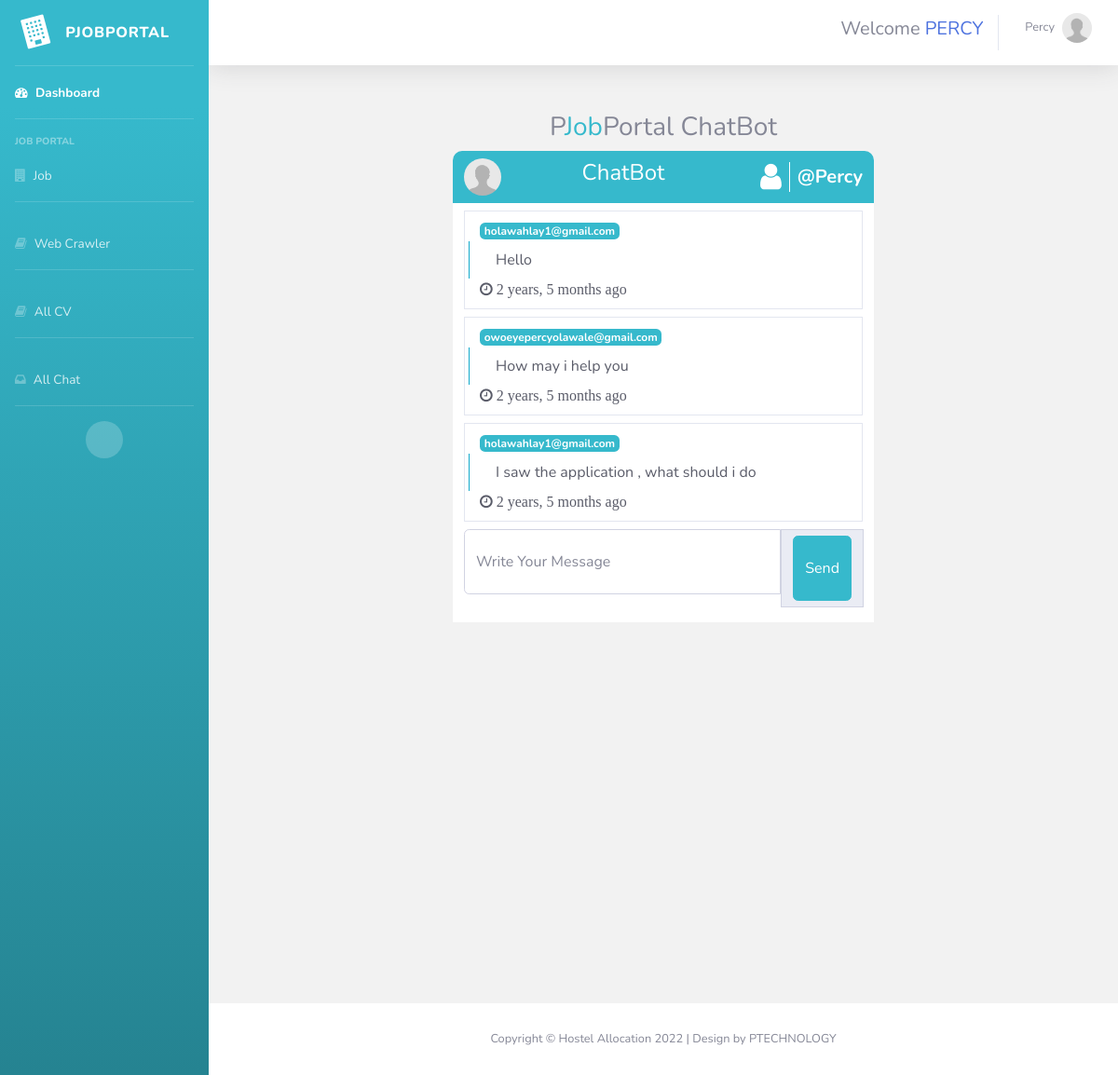
Screenshot of /message/7 (signed in) with the database file from the repository.
### account/models.py (models this page shows)
class User(AbstractUser):
	GENDER_CHOICES = [
		('M','Male'),
		('F','Female')
	]
	name = models.CharField(max_length=255)
	gender = models.CharField(choices=GENDER_CHOICES,max_length=2)
	phone_num = models.IntegerField(null=True)
	avatar = models.ImageField(
		upload_to='account/image/%y-%m-%d',
		default='../static/images/avatar.jpg',
		verbose_name='Account Image',
		null=True
	)

### app/models.py (models this page shows, shortened)
class Chat(models.Model):
	user_mail = models.EmailField(max_length=255,null=True)
	job_user= models.ForeignKey(User,on_delete=models.CASCADE)
	job_anonymous = models.CharField(max_length=255,null=True)
	message = models.TextField()
	message_posted = models.DateTimeField(auto_now_add=True)
	message_updated = models.DateTimeField(auto_now=True)

### app/views.py (the view, shortened to what this page needs)
# urls.py: path('message/<int:id>',views.chat_bot,name='message'),
def chat_bot(request,id):
	message = models.AllChat.objects.get(id=id)
	job_anonymous = message.job_anonymous
	context={'message':message,'job':job_anonymous}
	return render(request,'app/message.html',context)

### app/templates/app/message.html (shortened to what this page needs)
{% extends 'Dashboard/base.html' %}
{% load static %}
{% block content %}
<div class="container">
	<div class="row " style="margin-top:50px;margin-bottom: 20px;" >
		<div class="col-md-3">
		</div>
		<div class="col-md-6 ">
			<h3 class="text-center">P<span class="text-info">Job</span>Portal ChatBot</h3>
			<div class="row bg-info" style="border-radius:10px;">
				<div class="col-md-12 text-white justify-content-between align-items-center d-flex">
					<div class="user-image my-2">
						<img src="{{request.user.avatar.url}}" width="40" height="40" class="img img-fluid" style="border-radius: 100px;" >
					</div>
					<div class="text text-white">
						<h4 class="text-center ">ChatBot</h4>
					</div>
					<div class="user d-flex align-items-center">
						<span class="fa fa-user fa-2x px-2 mx-2" style="border-right:1px solid white;"> </span>  <b style="font-size:20px">  @{{request.user.username}}</b>
					</div>
				</div>
				<div class="col-md-12 bg-white" style="min-height:300px">
					<div class="message text-dark" >
						{% if message %}
							{% for message in message.chat.all %}
								<div class="border py-2 px-3 my-2">
										<div class="row">
											<div class="col-md-12">
												<span class="font-weight-bolder badge badge-info">
												{{message.user_mail}}</span>
											</div>
											<div class="col-md-12 py-2" style="border-left:1px solid #1ac">
												<span class=" px-3" >{{message.message}}</span>
											</div>
											<div class="col-md-12">
												<span class="fa fa-clock-o"> {{message.message_posted|timesince}} ago</span>
											</div>
										</div>
								</div>
							{% endfor %}
						{% endif %}
					</div>
					<form action="" method="POST">
						<div class="form-group">
							<div class="input-group">
							<input type="text" name="message" class="form-control" placeholder="Write Your Message" style="height:70px">
							<div class="input-group-prepend">
								<div class="input-group-text">
									<button class="btn btn-info" style="height:70px">Send</button>
								</div>
							</div>
							</div>
						</div>
					</form>
				</div>
			</div>
		</div>
		<div class="col-md-3">
		</div>
	</div>
</div>
{% endblock content %}

### templates/Dashboard/includes/_topbar.html (shortened to what this page needs)
                <nav class="navbar navbar-expand navbar-light bg-white topbar mb-4 static-top shadow">
                    <ul class="navbar-nav ml-auto">
                        <li class="nav-item my-4 ">
                            <h5 class=" align-self-end">Welcome <span class="text-primary text-uppercase">{{user.username}}</span></h5>
                        </li>
                        <li class="nav-item dropdown no-arrow">
                            {% if user.is_authenticated %}
                            <a class="nav-link dropdown-toggle" href="#" id="userDropdown" role="button"
                                data-toggle="dropdown" aria-haspopup="true" aria-expanded="false">
                                <span class="mr-2 d-none d-lg-inline text-gray-600 small text-capitalize">{{user.username}}</span>
                                <img class="img-profile rounded-circle"
                                    src="{{user.avatar.url}}">
                            </a>
                            {% endif %}
                        </li>
                    </ul>
                </nav>

### app/templates/app/message.html (style rules this page uses)
.message { min-height:300px; overflow: auto; width: 100%; max-height: 350px; }

### rows the page displays
User: username "PERCY", username "Percy", avatar (placeholder picture), user.avatar (placeholder picture), user.username "Percy"
Chat: user_mail "holawahlay1@gmail.com", message "Hello", message_posted "2 years, 5 months"
Chat: user_mail "owoeyepercyolawale@gmail.com", message "How may i help you", message_posted "2 years, 5 months"
Chat: user_mail "holawahlay1@gmail.com", message "I saw the application , what should i do", message_posted "2 years, 5 months"
